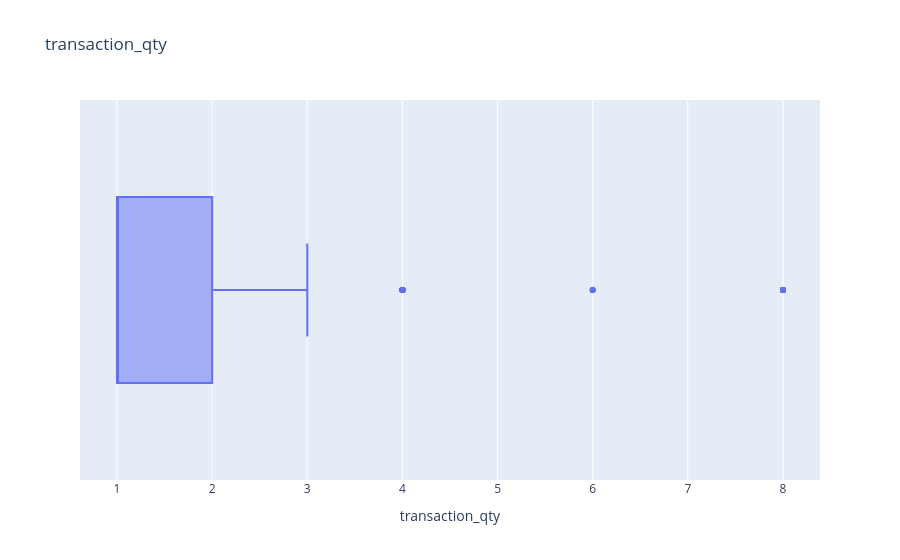
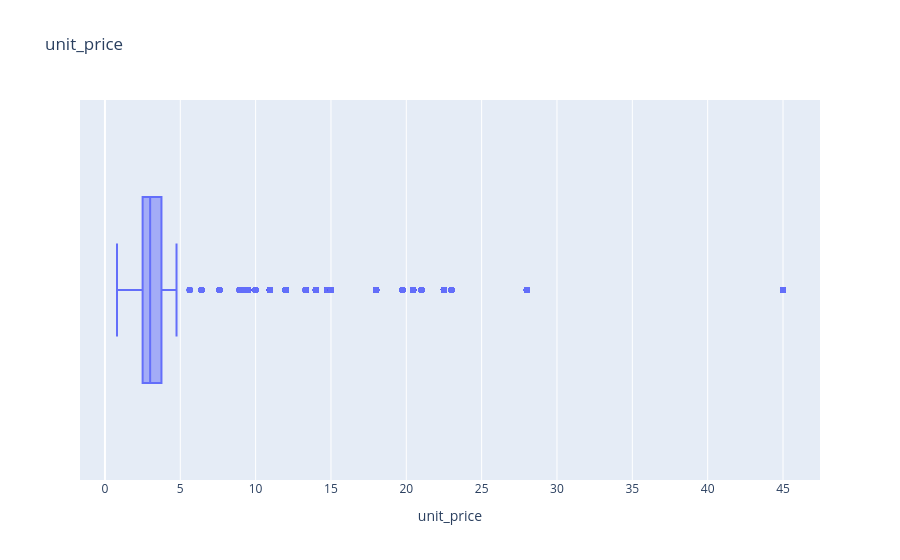
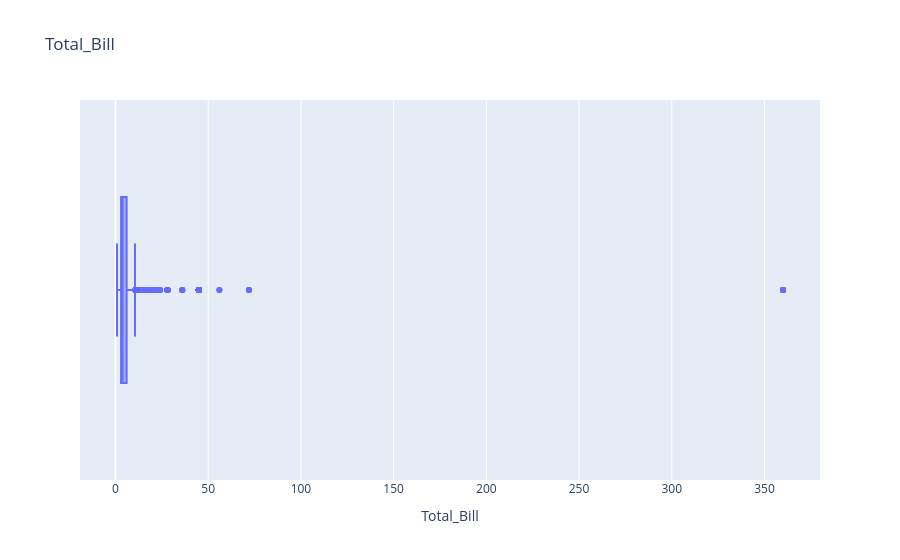
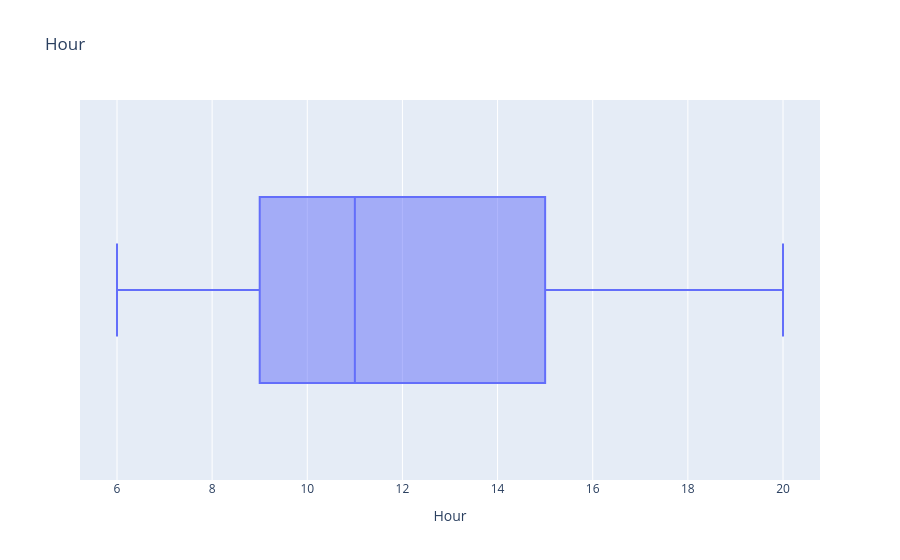

These figures' notebook cell, in order:
### Code cell
for col in num_cols:
    px.box(data_frame= df, x= col, title= col).show()

### Figure 1 — Plotly figure (JSON) as saved in the notebook; plotly's stock layout.template omitted (floating-point values rounded to 4 significant figures; data arrays with more than 128 entries replaced by an {"elided": "..."} marker saying what was removed)
{"data": [{"alignmentgroup": "True", "hovertemplate": "transaction_qty=%{x}<extra></extra>", "legendgroup": "", "marker": {"color": "#636efa"}, "name": "", "notched": false, "offsetgroup": "", "orientation": "h", "showlegend": false, "type": "box", "x": {"elided": "149116 int values"}, "x0": " ", "xaxis": "x", "y0": " ", "yaxis": "y"}], "layout": {"boxmode": "group", "legend": {"tracegroupgap": 0}, "title": {"text": "transaction_qty"}, "xaxis": {"anchor": "y", "domain": [0, 1], "title": {"text": "transaction_qty"}}, "yaxis": {"anchor": "x", "domain": [0, 1]}}}

### Figure 2 — Plotly figure (JSON) as saved in the notebook; plotly's stock layout.template omitted (floating-point values rounded to 4 significant figures; data arrays with more than 128 entries replaced by an {"elided": "..."} marker saying what was removed)
{"data": [{"alignmentgroup": "True", "hovertemplate": "unit_price=%{x}<extra></extra>", "legendgroup": "", "marker": {"color": "#636efa"}, "name": "", "notched": false, "offsetgroup": "", "orientation": "h", "showlegend": false, "type": "box", "x": {"elided": "149116 float values"}, "x0": " ", "xaxis": "x", "y0": " ", "yaxis": "y"}], "layout": {"boxmode": "group", "legend": {"tracegroupgap": 0}, "title": {"text": "unit_price"}, "xaxis": {"anchor": "y", "domain": [0, 1], "title": {"text": "unit_price"}}, "yaxis": {"anchor": "x", "domain": [0, 1]}}}

### Figure 3 — Plotly figure (JSON) as saved in the notebook; plotly's stock layout.template omitted (floating-point values rounded to 4 significant figures; data arrays with more than 128 entries replaced by an {"elided": "..."} marker saying what was removed)
{"data": [{"alignmentgroup": "True", "hovertemplate": "Total_Bill=%{x}<extra></extra>", "legendgroup": "", "marker": {"color": "#636efa"}, "name": "", "notched": false, "offsetgroup": "", "orientation": "h", "showlegend": false, "type": "box", "x": {"elided": "149116 float values"}, "x0": " ", "xaxis": "x", "y0": " ", "yaxis": "y"}], "layout": {"boxmode": "group", "legend": {"tracegroupgap": 0}, "title": {"text": "Total_Bill"}, "xaxis": {"anchor": "y", "domain": [0, 1], "title": {"text": "Total_Bill"}}, "yaxis": {"anchor": "x", "domain": [0, 1]}}}

### Figure 4 — Plotly figure (JSON) as saved in the notebook; plotly's stock layout.template omitted (floating-point values rounded to 4 significant figures; data arrays with more than 128 entries replaced by an {"elided": "..."} marker saying what was removed)
{"data": [{"alignmentgroup": "True", "hovertemplate": "Hour=%{x}<extra></extra>", "legendgroup": "", "marker": {"color": "#636efa"}, "name": "", "notched": false, "offsetgroup": "", "orientation": "h", "showlegend": false, "type": "box", "x": {"elided": "149116 int values"}, "x0": " ", "xaxis": "x", "y0": " ", "yaxis": "y"}], "layout": {"boxmode": "group", "legend": {"tracegroupgap": 0}, "title": {"text": "Hour"}, "xaxis": {"anchor": "y", "domain": [0, 1], "title": {"text": "Hour"}}, "yaxis": {"anchor": "x", "domain": [0, 1]}}}
